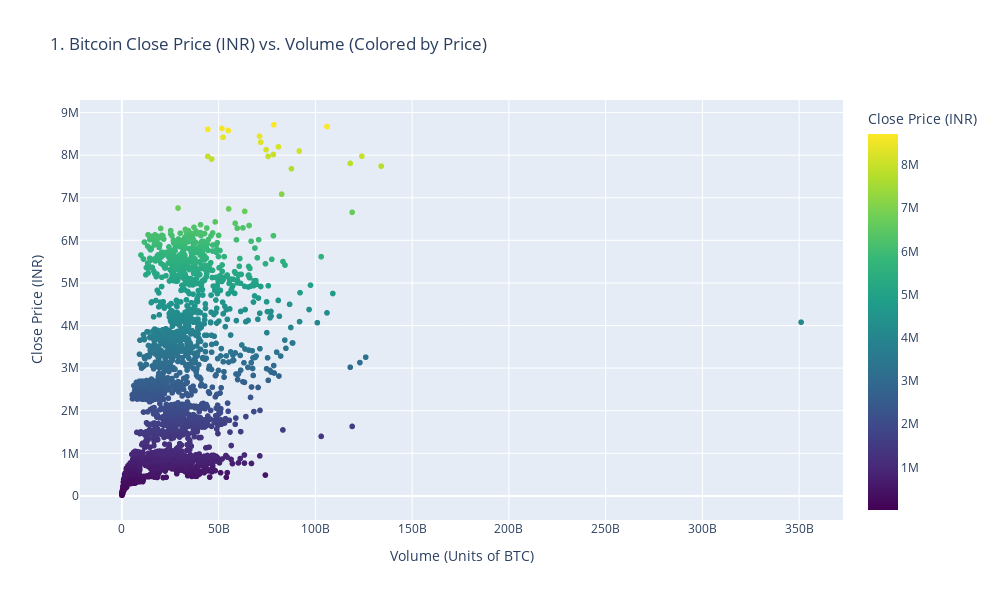
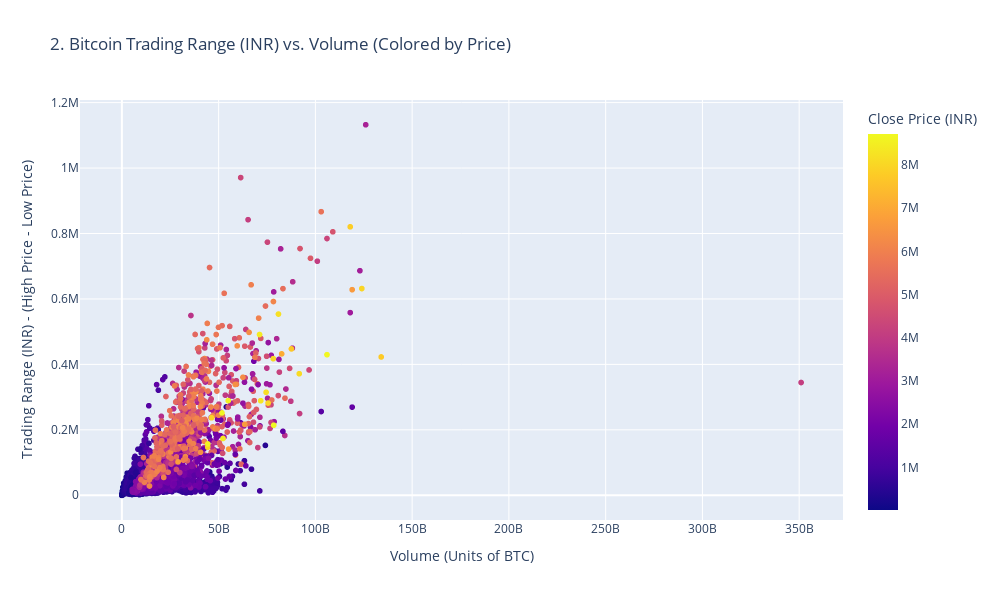

Write notebook code for charts like these, in order.
### Code cell
import pandas as pd
import plotly.express as px

# --- 1. कॉन्फ़िगरेशन और डेटा लोडिंग ---
# आज की विनिमय दर का अनुमान (USD to INR)
USD_TO_INR_RATE = 88.02145 
file_name = "BTC-USD From 2014 To Dec-2024.csv"

# त्रुटि समाधान: 'latin-1' एन्कोडिंग का उपयोग करें
try:
    df = pd.read_csv(file_name, encoding='latin-1')
except Exception:
    print("Warning: Could not read file with 'latin-1' encoding. Using default.")
    df = pd.read_csv(file_name)

df['Date'] = pd.to_datetime(df['Date'])

# --- 2. INR कन्वर्ज़न ---
df['Close Price (INR)'] = df['Close'] * USD_TO_INR_RATE
df['Trading Range (INR)'] = df['Trading Range'] * USD_TO_INR_RATE


# --- 3. स्कैटर प्लॉट 1: Price (INR) vs. Volume (Close Price द्वारा रंगीन) ---
fig1 = px.scatter(df, 
                  x='Volume', 
                  y='Close Price (INR)', 
                  color='Close Price (INR)', # <--- Color based on Close Price
                  color_continuous_scale=px.colors.sequential.Viridis, # रंग स्केल
                  title='1. Bitcoin Close Price (INR) vs. Volume (Colored by Price)',
                  hover_data={'Date': True, 'Close Price (INR)': ':.2f', 'Volume': ':.0f'}) 

fig1.update_layout(
    xaxis_title='Volume (Units of BTC)',
    yaxis_title='Close Price (INR)',
    hovermode="closest",
    width=1000,
    height=600
)
fig1.show()


# --- 4. स्कैटर प्लॉट 2: Trading Range (INR) vs. Volume (Close Price द्वारा रंगीन) ---
fig2 = px.scatter(df, 
                  x='Volume', 
                  y='Trading Range (INR)', 
                  color='Close Price (INR)', # <--- Color based on Close Price
                  color_continuous_scale=px.colors.sequential.Plasma, # अलग रंग स्केल
                  title='2. Bitcoin Trading Range (INR) vs. Volume (Colored by Price)',
                  hover_data={'Date': True, 'Trading Range (INR)': ':.2f', 'Volume': ':.0f'}) 

fig2.update_layout(
    xaxis_title='Volume (Units of BTC)',
    yaxis_title='Trading Range (INR) - (High Price - Low Price)',
    hovermode="closest",
    width=1000,
    height=600
)
fig2.show()

### Figure 1 — Plotly figure (JSON) as saved in the notebook; plotly's stock layout.template omitted (floating-point values rounded to 4 significant figures; data arrays with more than 128 entries replaced by an {"elided": "..."} marker saying what was removed)
{"data": [{"customdata": {"elided": "3727x1 str values"}, "hovertemplate": "Volume=%{x:.0f}<br>Close Price (INR)=%{marker.color:.2f}<br>Date=%{customdata[0]}<extra></extra>", "legendgroup": "", "marker": {"color": {"elided": "3727 float values"}, "coloraxis": "coloraxis", "symbol": "circle"}, "mode": "markers", "name": "", "showlegend": false, "type": "scattergl", "x": {"elided": "3727 float values"}, "xaxis": "x", "y": {"elided": "3727 float values"}, "yaxis": "y"}], "layout": {"coloraxis": {"colorbar": {"title": {"text": "Close Price (INR)"}}, "colorscale": [[0, "#440154"], [0.1111, "#482878"], [0.2222, "#3e4989"], [0.3333, "#31688e"], [0.4444, "#26828e"], [0.5556, "#1f9e89"], [0.6667, "#35b779"], [0.7778, "#6ece58"], [0.8889, "#b5de2b"], [1, "#fde725"]]}, "height": 600, "hovermode": "closest", "legend": {"tracegroupgap": 0}, "title": {"text": "1. Bitcoin Close Price (INR) vs. Volume (Colored by Price)"}, "width": 1000, "xaxis": {"anchor": "y", "domain": [0, 1], "title": {"text": "Volume (Units of BTC)"}}, "yaxis": {"anchor": "x", "domain": [0, 1], "title": {"text": "Close Price (INR)"}}}}

### Figure 2 — Plotly figure (JSON) as saved in the notebook; plotly's stock layout.template omitted (floating-point values rounded to 4 significant figures; data arrays with more than 128 entries replaced by an {"elided": "..."} marker saying what was removed)
{"data": [{"customdata": {"elided": "3727x1 str values"}, "hovertemplate": "Volume=%{x:.0f}<br>Trading Range (INR)=%{y:.2f}<br>Date=%{customdata[0]}<br>Close Price (INR)=%{marker.color}<extra></extra>", "legendgroup": "", "marker": {"color": {"elided": "3727 float values"}, "coloraxis": "coloraxis", "symbol": "circle"}, "mode": "markers", "name": "", "showlegend": false, "type": "scattergl", "x": {"elided": "3727 float values"}, "xaxis": "x", "y": {"elided": "3727 float values"}, "yaxis": "y"}], "layout": {"coloraxis": {"colorbar": {"title": {"text": "Close Price (INR)"}}, "colorscale": [[0, "#0d0887"], [0.1111, "#46039f"], [0.2222, "#7201a8"], [0.3333, "#9c179e"], [0.4444, "#bd3786"], [0.5556, "#d8576b"], [0.6667, "#ed7953"], [0.7778, "#fb9f3a"], [0.8889, "#fdca26"], [1, "#f0f921"]]}, "height": 600, "hovermode": "closest", "legend": {"tracegroupgap": 0}, "title": {"text": "2. Bitcoin Trading Range (INR) vs. Volume (Colored by Price)"}, "width": 1000, "xaxis": {"anchor": "y", "domain": [0, 1], "title": {"text": "Volume (Units of BTC)"}}, "yaxis": {"anchor": "x", "domain": [0, 1], "title": {"text": "Trading Range (INR) - (High Price - Low Price)"}}}}
